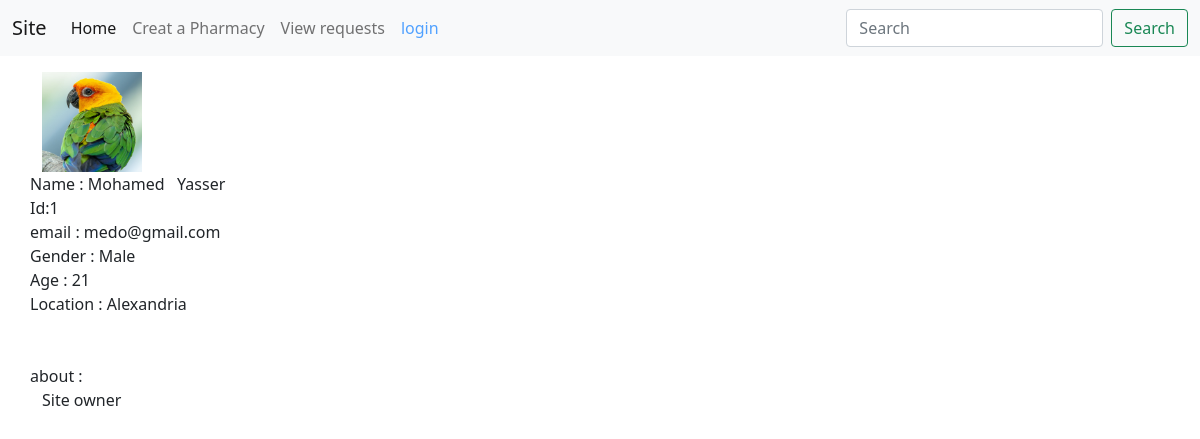
The app's page /profile/1 with its own data.
### app/models.py (models this page shows)
class profileinfo(models.Model):
    user=models.ForeignKey(settings.AUTH_USER_MODEL,on_delete=models.CASCADE)
    First_name=models.CharField(default="",max_length=100)
    Last_name=models.CharField(default="",max_length=100)
    About = models.TextField(default="")
    image=models.ImageField(default="user.png")
    location = models.ForeignKey(government, on_delete=models.CASCADE,default=1)
    gender = models.ForeignKey(genders, on_delete=models.CASCADE,default=1)
    Age=models.IntegerField(default=18)

class genders(models.Model):
    text=models.CharField(max_length=100)
    def __str__(self):
        return self.text

class government(models.Model):
    text=models.CharField(max_length=100)
    def __str__(self):
        return self.text

### app/views.py (the view)
# urls.py: path('profile/<int:id>',profile,name="profile"),
def profile(request,id):
    info=""
    e=False
    myuser=""
    try:
        myuser=User.objects.get(id=id)
        pr = profileinfo.objects.get(user=myuser)
        info=pr
        if request.user.is_authenticated:
            if request.user.id==id:
                e=True
    except:
        []
    return render(request, template_name="profile.html", context={"info": info,"e":e,"myuser":myuser})

### templates/profile.html (shortened to what this page needs)
<!DOCTYPE html>
{% extends 'Base.html' %}
{% block content %}
<html lang="en">
<head>
</head>
<body>
<div class="container">
<div class="col"><img src="{{info.image.url}}" height="100" width="100"  class="img-fluid" alt="Responsive image"/><br></div>
<div class="row">Name : {{ info.First_name }} &nbsp; {{ info.Last_name }}&nbsp;
</div>
<div class="row">Id:{{info.user.id}}</div>
    <div class="row">email : {{ myuser.email }}</div>
    <div class="row">Gender : {{ info.gender }}</div>
    <div class="row">Age : {{ info.Age }}</div>
    <div class="row"> Location : {{ info.location }}</div>
<br><br>
    <div class="row">about : <p>{{ info.About }}</p></div>
<br></div>
</body>
</html>
{% endblock %}

### records on screen
profileinfo: image (picture), First_name "Mohamed", Last_name "Yasser", user.id "1", gender "Male", Age "21", location "Alexandria", About "Site owner"

### other values on screen
{{ myuser.email }} "medo@gmail.com"
